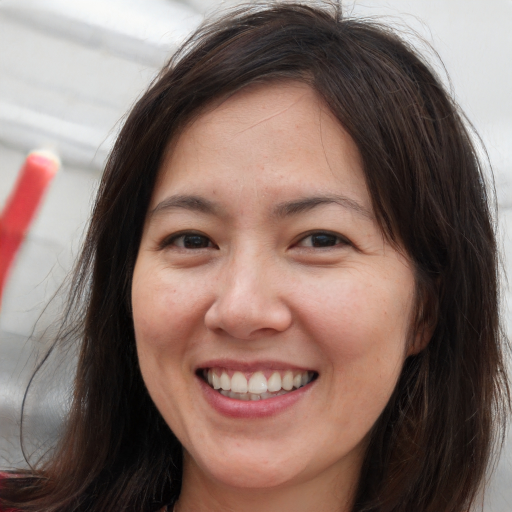
#> input picture 002-deep learning/muestraprueba2.jpg, 1024 x 1024 px (shown at 1/2 size)
$ python '030-mejor candidato.py'
#> lines starting #> are read from the running program, lines starting #| are printed output that depends on the picture
from PIL import Image, ImageDraw, ImageFilter, ImageEnhance
import math
import numpy as np
import cv2
from collections import Counter
import os
import glob
import ast

def reduce_angle(angle):
    angle %= 360  # Map the angle to the range 0 to 360 degrees

    if angle <= -180:
        angle += 360
    elif angle > 180:
        angle -= 360

    # Round the angle to the nearest multiple of 45 degrees
    reduced_angle = round(angle / 45) * 45

    return reduced_angle

def calculaAngulo(imagen):
    image = imagen  # Replace with your image file name
    gray_image = image.convert("L")
    image_array = np.array(gray_image)
    edges = cv2.Canny(image_array, threshold1=30, threshold2=100)
    contours, hierarchy = cv2.findContours(edges, cv2.RETR_EXTERNAL, cv2.CHAIN_APPROX_SIMPLE)
    largest_contour = max(contours, key=cv2.contourArea)
    x1, y1, x2, y2 = cv2.boundingRect(largest_contour)
    delta_x = x2 - x1
    delta_y = y2 - y1
    angle_rad = np.arctan2(delta_y, delta_x)
    angle_deg = np.degrees(angle_rad)
    return angle_deg

# [4 lines left out: function convert_to_percentage, not called in this run]

def hsl_to_rgb(h, s, l):
    h /= 360.0
    s /= 100.0
    l /= 100.0

    if s == 0:
        r = g = b = l
    else:
        def hue_to_rgb(p, q, t):
            if t < 0:
                t += 1
            if t > 1:
                t -= 1
            if t < 1/6:
                return p + (q - p) * 6 * t
            if t < 1/2:
                return q
            if t < 2/3:
                return p + (q - p) * (2/3 - t) * 6
            return p

        if l < 0.5:
            q = l * (1 + s)
        else:
            q = l + s - l * s

        p = 2 * l - q
        r = hue_to_rgb(p, q, h + 1/3)
        g = hue_to_rgb(p, q, h)
        b = hue_to_rgb(p, q, h - 1/3)

    r = int(round(r * 255))
    g = int(round(g * 255))
    b = int(round(b * 255))

    return r, g, b

def convert_dict_values_to_percentage(dictionary, decimal_places=2):
    total = sum(dictionary.values())
    percentages = {key: round((value / total) * 100, decimal_places) for key, value in dictionary.items()}
    return percentages

# [70 lines left out: function visionArtificial, not called in this run]
    #imagendestino.show()

def visionArtificialLee(rutaimagen):
#> called with rutaimagen = 'muestraprueba2.jpg'
    imagen = Image.open(rutaimagen)
#> imagen is the input picture: PIL image 1024x1024 RGB; mean R, G, B 133, 111, 103.6
    imagengris = imagen.convert("L")
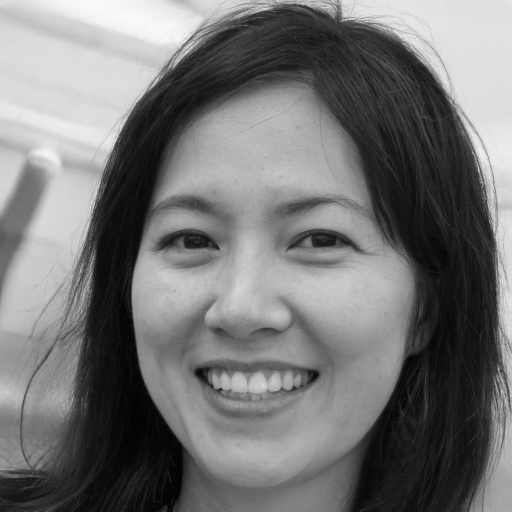
#> imagengris: PIL image 1024x1024 L (shown at 1/2 size); min 0, max 253, mean 116.8
    bordes = imagengris.filter(ImageFilter.FIND_EDGES)
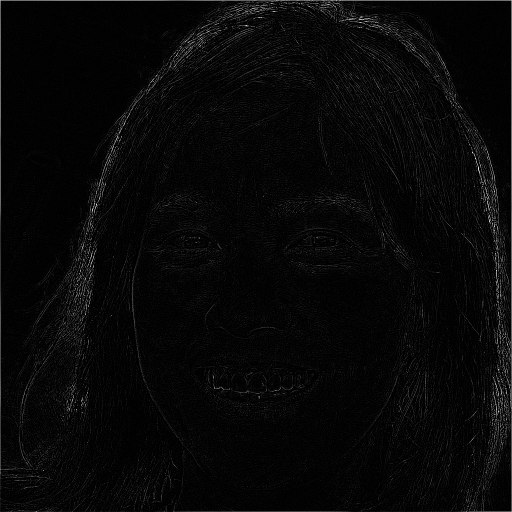
#> bordes: PIL image 1024x1024 L (shown at 1/2 size); min 0, max 255, mean 7.5
    enhancer = ImageEnhance.Contrast(bordes)
    contrast_factor = 2.0
    enhanced_image = enhancer.enhance(contrast_factor)
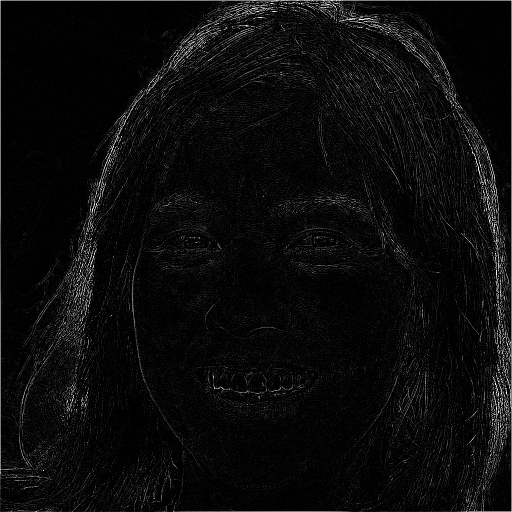
#> enhanced_image: PIL image 1024x1024 L (shown at 1/2 size); min 0, max 255, mean 11.1
    pixeles = imagen.load()
    tamanio = imagen.size
#> tamanio = (1024, 1024)
    anchura = tamanio[0]
#> anchura = 1024
    altura = tamanio[1]
#> altura = 1024
    print(tamanio)
#| (1024, 1024)


    anchuradestino = int(anchura)
#> anchuradestino = 1024
    alturadestino = int(altura)
#> alturadestino = 1024
    color = (0,0,0)
    anchurarectangulo = 4
    imagendestino = Image.new('RGB', (anchuradestino, alturadestino), color)
#> imagendestino: PIL image 1024x1024 RGB; every value is 0
    dibujo = ImageDraw.Draw(imagendestino)
    angulo = 0
    radio = 0
    lista = []
    for i in range(0,55000):
        if radio > anchura/2:
            break
        radio += 0.03
        angulo += 0.1
        componentex = round(anchura/2+math.cos(angulo)*radio)
        componentey = round(altura/2+math.sin(angulo)*radio)
        nuevocolor = pixeles[componentex,componentey]
        #print(str(componentex)+","+str(componentey))


        region = enhanced_image.crop((
            componentex,
            componentey,
            componentex+anchurarectangulo,
            componentey+anchurarectangulo))
        try:
            #print(calculaAngulo(region))
            dibujo.rectangle(
            [(
                componentex,
                componentey
                ),
             (
                componentex+4,
                componentey+4
                )
            ],
            fill=hsl_to_rgb(
                round(calculaAngulo(region)),
                100,50
                ))
            lista.append(reduce_angle(round(calculaAngulo(region))))
        except:
            pass
#> this loop made 17068 passes
#> nuevocolor on passes 1 to 3: (211, 163, 141), (211, 163, 141), (211, 163, 141)
    #print(lista)

    diccionario = {-180:0,-135:0,-90:0,-45:0,0:0,45:0,90:0,135:0,180:0}

    for elemento in lista:
        diccionario[elemento] += 1
#> this loop made 11041 passes
#> elemento on passes 1 to 3: 45, 45, 45
    #print(diccionario)
    diccionarioporcentajes = convert_dict_values_to_percentage(diccionario,decimal_places=0)
    return diccionarioporcentajes

    # [6 lines of commented-out code are left out]

print(visionArtificialLee("muestraprueba2.jpg"))
muestra = visionArtificialLee("muestraprueba2.jpg")
#| (1024, 1024)
#> the loop in visionArtificialLee (call 2), `for elemento in lista:` made 11041 passes
memoria= "memoria.txt"


#> (the run stopped early here; a loop or call above may not have finished)

$ run again, with 002-deep learning/caramuestra.jpg copied over 002-deep learning/muestraprueba2.jpg
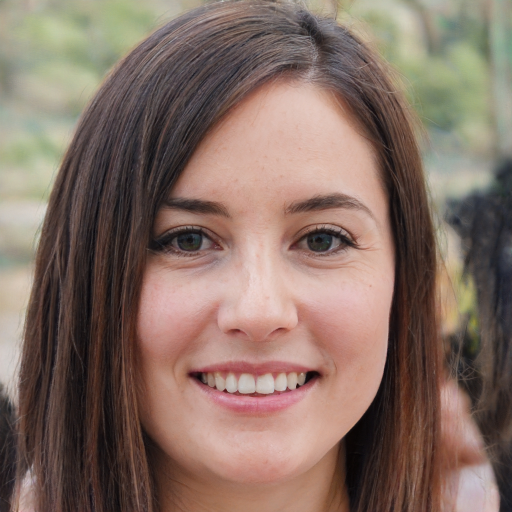
#> input picture 002-deep learning/caramuestra.jpg, 1024 x 1024 px (shown at 1/2 size)
#> in visionArtificialLee, imagen is the input picture: PIL image 1024x1024 RGB; mean R, G, B 133, 111.1, 100.5
#> in visionArtificialLee, `imagengris = imagen.convert("L")`:
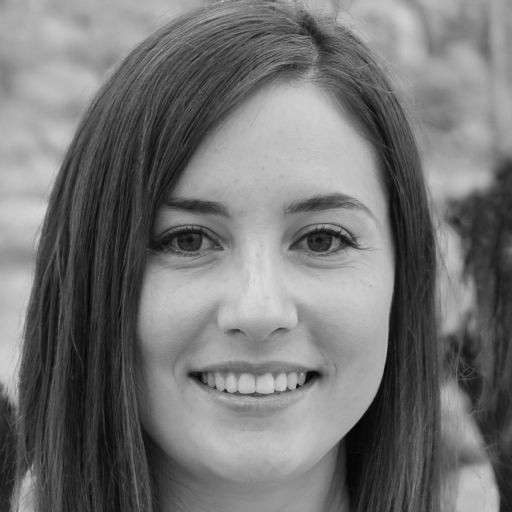
#> imagengris: PIL image 1024x1024 L (shown at 1/2 size); min 3, max 223, mean 116.4
#> in visionArtificialLee, `enhanced_image = enhancer.enhance(contrast_factor)`:
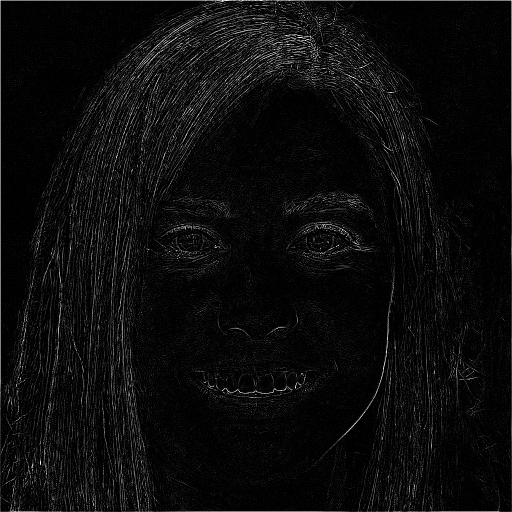
#> enhanced_image: PIL image 1024x1024 L (shown at 1/2 size); min 0, max 255, mean 11.8
#| (1024, 1024)
#> imagendestino: PIL image 1024x1024 RGB; every value is 0
#> the loop in visionArtificialLee, `for i in range(0,55000):` made 17068 passes
#> nuevocolor on passes 1 to 3: (227, 191, 179), (227, 191, 179), (227, 191, 179)
#> the loop in visionArtificialLee, `for elemento in lista:` made 11188 passes
#> elemento on passes 1 to 3: -135, -135, -135
#| (1024, 1024)
#> the loop in visionArtificialLee (call 2), `for elemento in lista:` made 11188 passes

$ run again, with 002-deep learning/caramuestra2.jpg copied over 002-deep learning/muestraprueba2.jpg
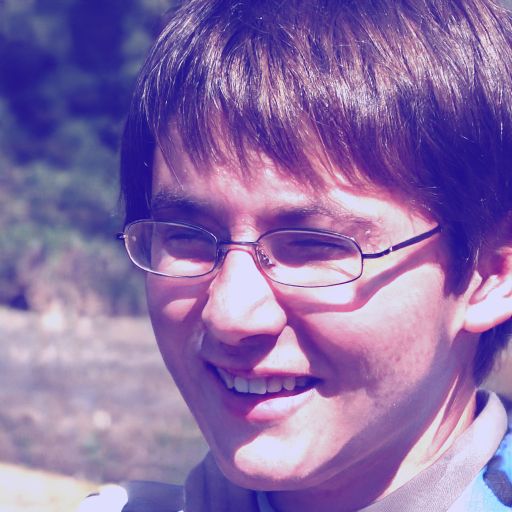
#> input picture 002-deep learning/caramuestra2.jpg, 1024 x 1024 px (shown at 1/2 size)
#> in visionArtificialLee, imagen is the input picture: PIL image 1024x1024 RGB; mean R, G, B 138.6, 110, 167.4
#> in visionArtificialLee, `imagengris = imagen.convert("L")`:
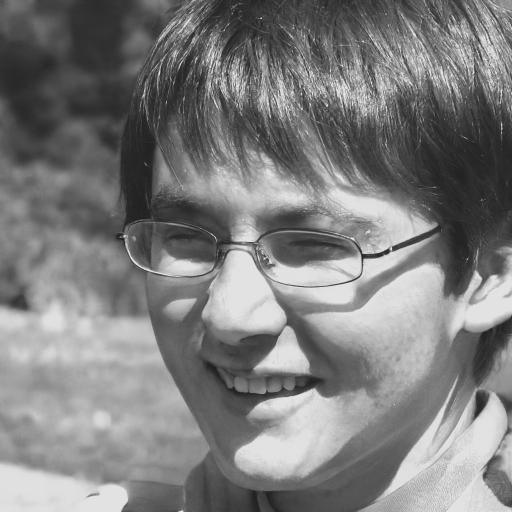
#> imagengris: PIL image 1024x1024 L (shown at 1/2 size); min 31, max 227, mean 125.1
#> in visionArtificialLee, `enhanced_image = enhancer.enhance(contrast_factor)`:
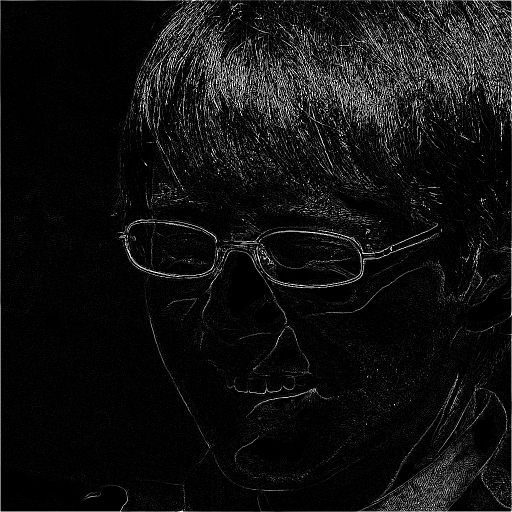
#> enhanced_image: PIL image 1024x1024 L (shown at 1/2 size); min 0, max 255, mean 16.3
#| (1024, 1024)
#> imagendestino: PIL image 1024x1024 RGB; every value is 0
#> the loop in visionArtificialLee, `for i in range(0,55000):` made 17068 passes
#> (nuevocolor, h in hsl_to_rgb) on passes 1 to 3: ((137, 77, 147), -0.175), ((137, 77, 147), -0.175), ((137, 77, 147), -0.175)
#> the loop in visionArtificialLee, `for elemento in lista:` made 10281 passes
#> elemento on passes 1 to 3: -45, -45, -45
#| (1024, 1024)
#> the loop in visionArtificialLee (call 2), `for elemento in lista:` made 10281 passes
